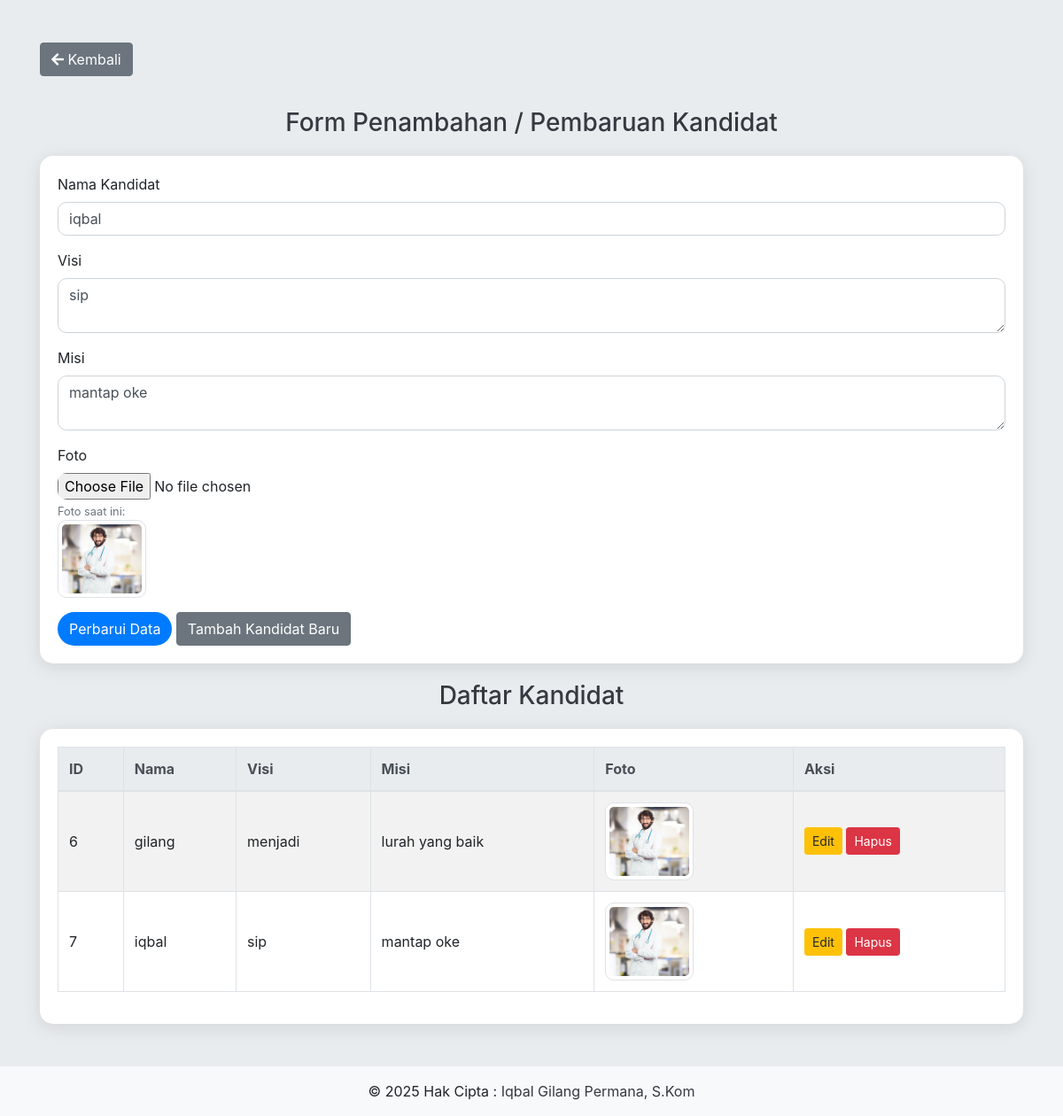
The page /kandidat.php?edit_id=7 (signed in) on the database its author committed.
### tables this page shows
CREATE TABLE `candidates` (
  `id` int(11) NOT NULL,
  `name` varchar(255) NOT NULL,
  `vision` text DEFAULT NULL,
  `mission` text DEFAULT NULL,
  `photo` varchar(255) DEFAULT NULL
);

### kandidat.php (the view, shortened to what this page needs)
<?php
include 'db.php';
if (isset($_GET['edit_id'])) {
    $id = $_GET['edit_id'];
    $stmt = $pdo->prepare("SELECT * FROM candidates WHERE id = ?");
    $stmt->execute([$id]);
    $kandidat = $stmt->fetch();
}
$stmt_kandidat = $pdo->query("SELECT * FROM candidates");
$kandidatList = $stmt_kandidat->fetchAll();
?>
<!DOCTYPE html>
<html lang="en">
<head>
    <link rel="stylesheet" href="https://stackpath.bootstrapcdn.com/bootstrap/4.5.2/css/bootstrap.min.css">
    <link rel="stylesheet" href="https://cdnjs.cloudflare.com/ajax/libs/font-awesome/5.15.3/css/all.min.css">
</head>
<body>
    <div class="container mt-5">
        <a href="admin.php" class="btn btn-secondary mb-3"><i class="fas fa-arrow-left"></i> Kembali</a>
        <h3 class="header-title">Form Penambahan / Pembaruan Kandidat</h3>
        <div class="card">
            <div class="card-body">
                <form method="POST" enctype="multipart/form-data">
                    <div class="form-group">
                        <label for="name">Nama Kandidat</label>
                        <input type="text" class="form-control" id="name" name="name" value="<?php echo isset($kandidat) ? $kandidat['name'] : ''; ?>" required>
                    </div>
                    <div class="form-group">
                        <label for="vision">Visi</label>
                        <textarea class="form-control" id="vision" name="vision" required><?php echo isset($kandidat) ? $kandidat['vision'] : ''; ?></textarea>
                    </div>
                    <div class="form-group">
                        <label for="mission">Misi</label>
                        <textarea class="form-control" id="mission" name="mission" required><?php echo isset($kandidat) ? $kandidat['mission'] : ''; ?></textarea>
                    </div>
                    <div class="form-group">
                        <label for="photo">Foto</label>
                        <input type="file" class="form-control-file" id="photo" name="photo" accept="image/*">
                        <?php if (isset($kandidat) && $kandidat['photo']): ?>
                            <small class="form-text text-muted">Foto saat ini:</small>
                            <img src="<?php echo $kandidat['photo']; ?>" alt="Foto Kandidat" class="img-thumbnail">
                        <?php endif; ?>
                    </div>
                    <button type="submit" name="<?php echo isset($kandidat) ? 'update_candidate' : 'add_candidate'; ?>" class="btn btn-custom">
                        <?php echo isset($kandidat) ? 'Perbarui Data' : 'Tambah Kandidat'; ?>
                    </button>
                    <?php if (isset($kandidat)): ?>
                        <a href="kandidat.php" class="btn btn-secondary">Tambah Kandidat Baru</a>
                    <?php endif; ?>
                </form>
            </div>
        </div>
        <h3 class="header-title">Daftar Kandidat</h3>
        <div class="card">
            <div class="card-body">
                <table class="table table-bordered table-striped">
                    <thead class="thead-light">
                        <tr>
                            <th>ID</th>
                            <th>Nama</th>
                            <th>Visi</th>
                            <th>Misi</th>
                            <th>Foto</th>
                            <th>Aksi</th>
                        </tr>
                    </thead>
                    <tbody>
                        <?php foreach ($kandidatList as $kandidat): ?>
                            <tr>
                                <td><?php echo $kandidat['id']; ?></td>
                                <td><?php echo $kandidat['name']; ?></td>
                                <td><?php echo $kandidat['vision']; ?></td>
                                <td><?php echo $kandidat['mission']; ?></td>
                                <td>
                                    <?php if ($kandidat['photo']): ?>
                                        <img src="<?php echo $kandidat['photo']; ?>" alt="Foto Kandidat" class="img-thumbnail">
                                    <?php endif; ?>
                                </td>
                                <td>
                                    <a href="?edit_id=<?php echo $kandidat['id']; ?>" class="btn btn-warning btn-sm">Edit</a>
                                    <a href="?delete_id=<?php echo $kandidat['id']; ?>" class="btn btn-danger btn-sm" onclick="return confirm('Apakah Anda yakin ingin menghapus kandidat ini?');">Hapus</a>
                                </td>
                            </tr>
                        <?php endforeach; ?>
                    </tbody>
                </table>
            </div>
        </div>
    </div>
<?php include 'footer.php';  ?>
</body>
</html>

### kandidat.php (style rules this page uses)
body { background-color: #e9ecef; }
.header-title { text-align: center; margin: 20px 0; color: #343a40; }
.card { margin-bottom: 20px; border: none; border-radius: 15px; box-shadow: 0 4px 20px rgba(0, 0, 0, 0.1); }
.table th, .table td { vertical-align: middle; }
.btn-custom { background-color: #007bff; color: white; border-radius: 20px; }
.img-thumbnail { max-width: 100px; border-radius: 10px; }
.form-control, .form-control-file { border-radius: 10px; }

### rows shown on the page
candidates: name "iqbal", vision "sip", mission "mantap oke", photo (picture), id "7"
candidates: id "6", name "gilang", vision "menjadi", mission "lurah yang baik", photo (picture)
